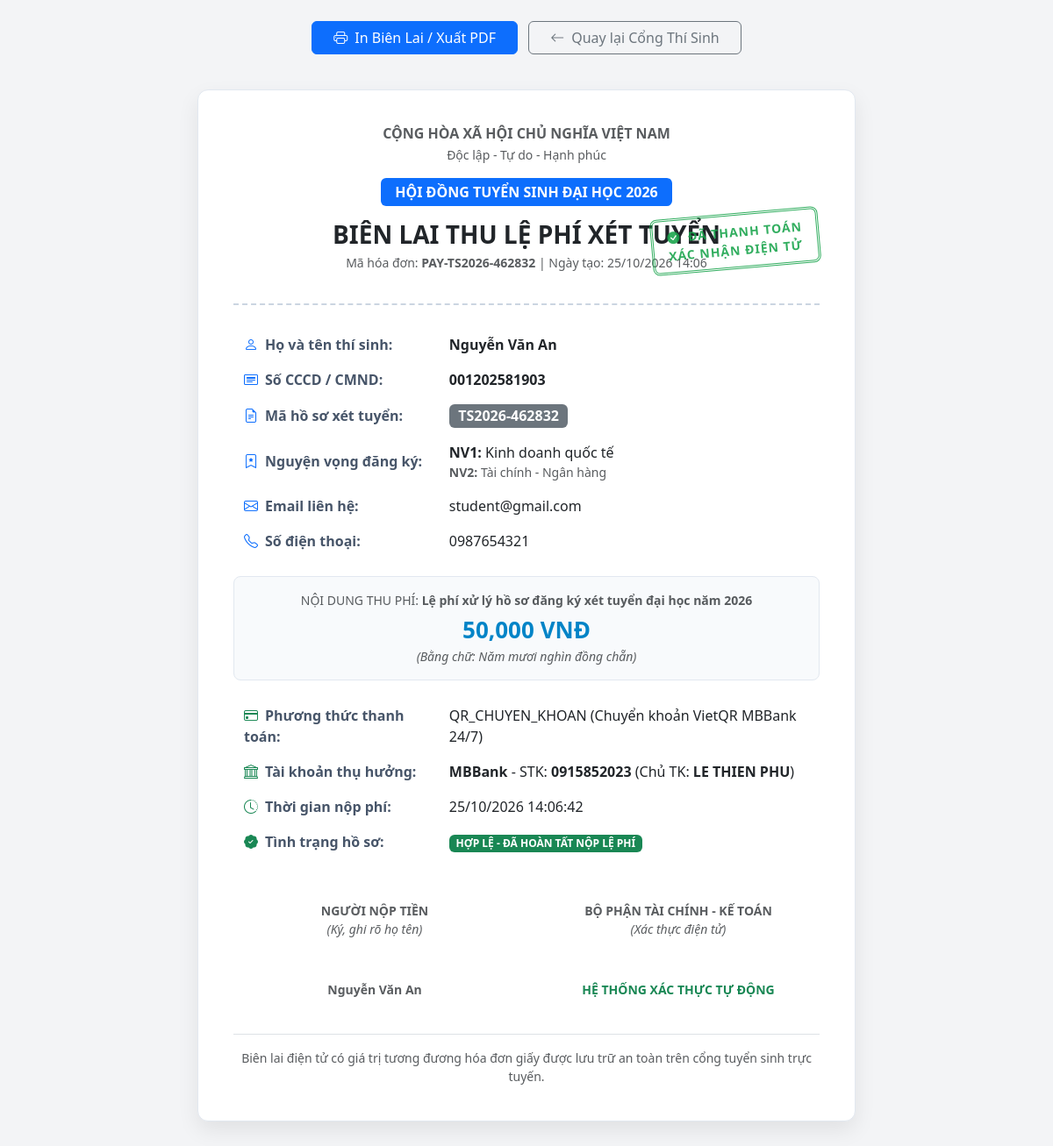
The app's page /receipt/PAY-TS2026-462832 (signed in) with its own data.
### app/models.py (models this page shows)
class PaymentTransaction(Base):
    __tablename__ = "payment_transactions"
    id = Column(Integer, primary_key=True, index=True)
    tx_code = Column(String(60), unique=True, index=True, nullable=False) # Mã giao dịch PAY-XXXX
    application_id = Column(Integer, ForeignKey("admission_applications.id"), unique=True, nullable=False)
    amount = Column(Float, nullable=False)
    method = Column(String(50), default="QR_CHUYEN_KHOAN")
    status = Column(String(30), default="UNPAID")         # UNPAID, PAID, FAILED
    qr_payload = Column(Text, nullable=True)              # Dữ liệu nội dung chuyển khoản / QR
    paid_at = Column(DateTime, nullable=True)
    created_at = Column(DateTime, default=datetime.datetime.utcnow)
    application = relationship("AdmissionApplication", back_populates="payment")

class AdmissionApplication(Base):
    __tablename__ = "admission_applications"
    id = Column(Integer, primary_key=True, index=True)
    app_code = Column(String(50), unique=True, index=True, nullable=False) # Mã hồ sơ TS2026-XXXX
    full_name = Column(String(150), nullable=False)
    id_card = Column(String(20), index=True, nullable=False)              # Số CCCD
    email = Column(String(120), nullable=False)
    phone = Column(String(20), nullable=False)
    method = Column(String(100), nullable=False)                         # Tên hoặc mã phương thức
    method_code = Column(String(50), default="THPT")                     # THPT, IELTS_THPT, DGNL_HSA_TSA, XTHB, SAT_ACT
    method_name = Column(String(200), default="Xét tuyển điểm thi THPT") # Tên đầy đủ của phương thức chuẩn NEU
    subject_combination = Column(String(50), nullable=True)              # Tổ hợp môn (A00, A01, D01, D07...)
    priority_area = Column(String(50), default="KV3")                    # Khu vực ưu tiên (KV1, KV2-NT, KV2, KV3)
    priority_score = Column(Float, default=0.0)                          # Điểm cộng ưu tiên (0.0, 0.25, 0.5, 0.75)
    score_details = Column(Text, nullable=True)                          # JSON chi tiết điểm thành phần (môn 1, môn 2, IELTS, HSA...)
    score = Column(Float, nullable=False)                                # Tổng điểm xét tuyển (sau quy đổi và cộng ưu tiên)
    proof_url = Column(Text, nullable=True)                              # Link ảnh hoặc đường dẫn file tải lên
    admitted_major_name = Column(String(200), nullable=True)             # Ngành trúng tuyển thực tế (NV1 hay NV2)
    major_id = Column(Integer, ForeignKey("majors.id"), nullable=False)
    major = relationship("Major", back_populates="applications", foreign_keys=[major_id])
    major_nv2_id = Column(Integer, ForeignKey("majors.id"), nullable=True)
    major_nv2 = relationship("Major", back_populates="applications_nv2", foreign_keys=[major_nv2_id])
    user_id = Column(Integer, ForeignKey("users.id"), nullable=True)
    user = relationship("User", back_populates="applications")
    status = Column(String(50), default="CHO_DUYET")
    student_code = Column(String(30), nullable=True)
    student_email = Column(String(120), nullable=True)
    enrolled_at = Column(DateTime, nullable=True)
    appeal_note = Column(Text, nullable=True)
    appeal_proof_url = Column(Text, nullable=True)
    appeal_status = Column(String(30), nullable=True)
    officer_note = Column(Text, nullable=True) # Ghi chú của cán bộ tuyển sinh khi duyệt hồ sơ
    created_at = Column(DateTime, default=datetime.datetime.utcnow)
    payment = relationship("PaymentTransaction", back_populates="application", uselist=False)
    tickets = relationship("SupportTicket", back_populates="application")

class Major(Base):
    __tablename__ = "majors"
    id = Column(Integer, primary_key=True, index=True)
    code = Column(String(20), unique=True, index=True, nullable=False) # VD: 7480201 (CNTT)
    name = Column(String(200), nullable=False)                         # Công nghệ thông tin
    category = Column(String(100), default="Công nghệ & Kỹ thuật")     # Khối ngành
    description = Column(Text, nullable=True)                          # Giới thiệu ngành học & chuẩn đầu ra
    quota = Column(Integer, default=50)                               # Chỉ tiêu tuyển sinh
    benchmark_score = Column(Float, default=0.0)                      # Điểm chuẩn trúng tuyển (sau lọc ảo)
    applications = relationship("AdmissionApplication", back_populates="major", foreign_keys="[AdmissionApplication.major_id]")
    applications_nv2 = relationship("AdmissionApplication", back_populates="major_nv2", foreign_keys="[AdmissionApplication.major_nv2_id]")
    subjects = relationship("Subject", back_populates="major", cascade="all, delete-orphan")

### app/routers/web_views.py (the view)
@router.get("/receipt/{tx_code}")
def receipt_page(tx_code: str, request: Request, db: Session = Depends(get_db)):
    tx = db.query(PaymentTransaction).filter(PaymentTransaction.tx_code == tx_code).first()
    if not tx:
        raise HTTPException(status_code=404, detail="Không tìm thấy hóa đơn thanh toán!")
    app = db.query(AdmissionApplication).filter(AdmissionApplication.id == tx.application_id).first()
    if not app:
        raise HTTPException(status_code=404, detail="Không tìm thấy hồ sơ tương ứng!")
    user = get_current_user(request, db)
    if not user:
        return RedirectResponse(url=f"/login?msg=please_login&redirect=/receipt/{tx_code}")
    if user.role == "STUDENT" and (app.user_id != user.id and app.email != user.email):
        raise HTTPException(status_code=403, detail="Bảo mật: Bạn không có quyền truy cập biên lai của thí sinh khác!")
    major = db.query(Major).filter(Major.id == app.major_id).first()
    return templates.TemplateResponse("receipt.html", {
        "request": request,
        "tx": tx,
        "app": app,
        "major": major
    })

### app/templates/receipt.html (shortened to what this page needs)
<!DOCTYPE html>
<html lang="vi">
<head>
    <link href="https://cdn.jsdelivr.net/npm/bootstrap@5.3.0/dist/css/bootstrap.min.css" rel="stylesheet">
    <link rel="stylesheet" href="https://cdn.jsdelivr.net/npm/bootstrap-icons@1.11.0/font/bootstrap-icons.css">
</head>
<body>
    <div class="container">
        <div class="text-center mt-4 no-print">
            <button onclick="window.print()" class="btn btn-primary px-4 me-2">
                <i class="bi bi-printer me-2"></i>In Biên Lai / Xuất PDF
            </button>
            <a href="/student" class="btn btn-outline-secondary px-4">
                <i class="bi bi-arrow-left me-2"></i>Quay lại Cổng Thí Sinh
            </a>
        </div>
        <div class="receipt-card">
            <div class="receipt-stamp">
                <i class="bi bi-check-circle-fill me-1"></i> ĐÃ THANH TOÁN<br>
                XÁC NHẬN ĐIỆN TỬ
            </div>
            <div class="receipt-header">
                <h6 class="text-uppercase fw-bold text-muted mb-1">CỘNG HÒA XÃ HỘI CHỦ NGHĨA VIỆT NAM</h6>
                <p class="small text-muted mb-3">Độc lập - Tự do - Hạnh phúc</p>
                <div class="mb-2">
                    <span class="badge bg-primary px-3 py-2 fs-6">HỘI ĐỒNG TUYỂN SINH ĐẠI HỌC 2026</span>
                </div>
                <h3 class="fw-bold text-dark mt-3 mb-1">BIÊN LAI THU LỆ PHÍ XÉT TUYỂN</h3>
                <p class="text-muted small">Mã hóa đơn: <strong>{{ tx.tx_code }}</strong> | Ngày tạo: {{ tx.created_at.strftime('%d/%m/%Y %H:%M') }}</p>
            </div>
            <table class="table info-table table-borderless">
                <tbody>
                    <tr>
                        <td class="label-col"><i class="bi bi-person me-2 text-primary"></i>Họ và tên thí sinh:</td>
                        <td class="fw-bold">{{ app.full_name if app else '---' }}</td>
                    </tr>
                    <tr>
                        <td class="label-col"><i class="bi bi-card-heading me-2 text-primary"></i>Số CCCD / CMND:</td>
                        <td class="fw-bold text-dark">{{ app.id_card if app else '---' }}</td>
                    </tr>
                    <tr>
                        <td class="label-col"><i class="bi bi-file-earmark-text me-2 text-primary"></i>Mã hồ sơ xét tuyển:</td>
                        <td><span class="badge bg-secondary fs-6">{{ app.app_code if app else '---' }}</span></td>
                    </tr>
                    <tr>
                        <td class="label-col"><i class="bi bi-bookmark-star me-2 text-primary"></i>Nguyện vọng đăng ký:</td>
                        <td>
                            <div><strong>NV1:</strong> {{ major.name if major else '---' }}</div>
                            {% if app and app.major_nv2 %}
                            <div class="text-muted small"><strong>NV2:</strong> {{ app.major_nv2.name }}</div>
                            {% endif %}
                        </td>
                    </tr>
                    <tr>
                        <td class="label-col"><i class="bi bi-envelope me-2 text-primary"></i>Email liên hệ:</td>
                        <td>{{ app.email if app else '---' }}</td>
                    </tr>
                    <tr>
                        <td class="label-col"><i class="bi bi-telephone me-2 text-primary"></i>Số điện thoại:</td>
                        <td>{{ app.phone if app else '---' }}</td>
                    </tr>
                </tbody>
            </table>
            <div class="amount-box">
                <div class="text-muted small mb-1">NỘI DUNG THU PHÍ: <strong>Lệ phí xử lý hồ sơ đăng ký xét tuyển đại học năm 2026</strong></div>
                <div class="amount-number">{{ "{:,.0f}".format(tx.amount) }} VNĐ</div>
                <div class="text-muted small"><em>(Bằng chữ: Năm mươi nghìn đồng chẵn)</em></div>
            </div>
            <table class="table info-table table-borderless mt-3">
                <tbody>
                    <tr>
                        <td class="label-col"><i class="bi bi-credit-card me-2 text-success"></i>Phương thức thanh toán:</td>
                        <td>{{ tx.method }} (Chuyển khoản VietQR MBBank 24/7)</td>
                    </tr>
                    <tr>
                        <td class="label-col"><i class="bi bi-bank me-2 text-success"></i>Tài khoản thụ hưởng:</td>
                        <td><strong>MBBank</strong> - STK: <strong>0915852023</strong> (Chủ TK: <strong>LE THIEN PHU</strong>)</td>
                    </tr>
                    <tr>
                        <td class="label-col"><i class="bi bi-clock-history me-2 text-success"></i>Thời gian nộp phí:</td>
                        <td>{{ tx.paid_at.strftime('%d/%m/%Y %H:%M:%S') if tx.paid_at else 'Đã xác nhận' }}</td>
                    </tr>
                    <tr>
                        <td class="label-col"><i class="bi bi-patch-check-fill me-2 text-success"></i>Tình trạng hồ sơ:</td>
                        <td><span class="badge bg-success">HỢP LỆ - ĐÃ HOÀN TẤT NỘP LỆ PHÍ</span></td>
                    </tr>
                </tbody>
            </table>
            <div class="row mt-5 text-center small text-muted">
                <div class="col-6">
                    <p class="mb-5"><strong>NGƯỜI NỘP TIỀN</strong><br><em>(Ký, ghi rõ họ tên)</em></p>
                    <p class="fw-bold mt-4">{{ app.full_name if app else '' }}</p>
                </div>
                <div class="col-6">
                    <p class="mb-5"><strong>BỘ PHẬN TÀI CHÍNH - KẾ TOÁN</strong><br><em>(Xác thực điện tử)</em></p>
                    <p class="text-success fw-bold mt-4">HỆ THỐNG XÁC THỰC TỰ ĐỘNG</p>
                </div>
            </div>
            <div class="mt-4 pt-3 border-top text-center text-muted small">
                Biên lai điện tử có giá trị tương đương hóa đơn giấy được lưu trữ an toàn trên cổng tuyển sinh trực tuyến.
            </div>
        </div>
    </div>
</body>
</html>

### app/templates/receipt.html (style rules this page uses)
body { background-color: #f3f4f6; font-family: 'Segoe UI', Tahoma, Geneva, Verdana, sans-serif; color: #1e293b; }
.receipt-card { background: #ffffff; max-width: 750px; margin: 40px auto; padding: 40px; border-radius: 12px; box-shadow: 0 10px 25px rgba(0,0,0,0.08); border: 1px solid #e2e8f0; position: relative; }
.receipt-header { text-align: center; border-bottom: 2px dashed #cbd5e1; padding-bottom: 20px; margin-bottom: 25px; }
.receipt-stamp { border: 3px double #16a34a; color: #16a34a; font-weight: bold; font-size: 14px; display: inline-block; padding: 8px 16px; border-radius: 8px; text-transform: uppercase; letter-spacing: 1px; transform: rotate(-5deg); position: absolute; right: 40px; top: 140px; opacity: 0.88; }
.info-table td { padding: 8px 12px; vertical-align: middle; }
.info-table td.label-col { font-weight: 600; color: #475569; width: 35%; }
.amount-box { background: #f8fafc; border-radius: 8px; padding: 16px; text-align: center; border: 1px solid #e2e8f0; margin: 20px 0; }
.amount-number { font-size: 26px; font-weight: 800; color: #0284c7; }

### records on screen
PaymentTransaction: tx_code "PAY-TS2026-462832", created_at "25/10/2026 14:06", amount "50,000", method "QR_CHUYEN_KHOAN", paid_at "25/10/2026 14:06:42"
AdmissionApplication: full_name "Nguyễn Văn An", id_card "001202581903", app_code "TS2026-462832", email "student@gmail.com", phone "0987654321"
Major: name "Kinh doanh quốc tế"
Major: major_nv2.name "Tài chính - Ngân hàng"
